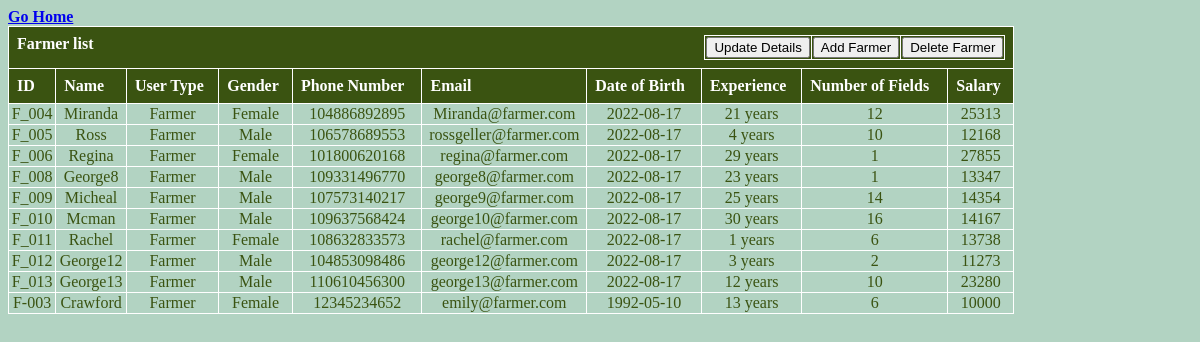
Page /view/farmer.php (signed in) on the earlier database version.
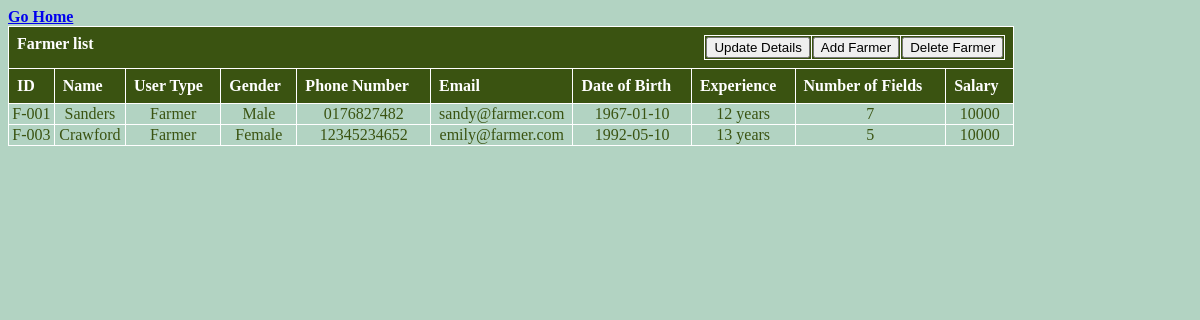
Same page on the later database version.
### tables this page shows
CREATE TABLE `farmerlist` (
  `F_ID` varchar(50) NOT NULL,
  `name` varchar(50) NOT NULL,
  `type` varchar(50) NOT NULL,
  `gender` varchar(50) NOT NULL,
  `phone` varchar(50) NOT NULL,
  `email` varchar(50) NOT NULL,
  `dob` varchar(50) NOT NULL,
  `experience` varchar(50) NOT NULL,
  `NoOfFields` varchar(50) NOT NULL,
  `salary` varchar(50) NOT NULL
);

### model/farmerModel.php (the view, shortened to what this page needs)
<?php
        function viewFarmer()
        {
            $conn = getconnection();
            $sql = "SELECT * FROM farmerlist ";
            $result = mysqli_query($conn, $sql);
            $count = mysqli_num_rows($result);
            if($count > 0)
                {
                    while ($user = mysqli_fetch_row($result))
                    {
                        echo "<tr style='text-align: center' class='data'>";
                            for($i = 0; $i<count($user); $i++)
                            {
                                echo "<td>".$user[$i]."</td>";
                            }
                        echo "</tr>";
                    }
                }
            else
            {
                echo "could not fetch array";
            }
        }
?>

### view/farmer.php (shortened to what this page needs)
<?php
    require_once('../model/farmerModel.php');
    if(isset($_COOKIE['astatus']) && isset($_SESSION['id']) && isset($_SESSION['pass']))
    {
?>
<html>
    <head><title>Farmer List</title></head>
    <link rel="stylesheet" href="../asset/TableStyle.css">
    <body>
        <a href="../view/ahome.php">Go Home</a>
        <table border="1px" style="width:85%" id="table">
            <tr>
                <th colspan="10">
                Farmer list
                <div id="editUser">
                <table>
                        <tr>
                            <td>
                                <button id="updatebutton" onclick="updateFarmer()">
                                    Update Details
                                </button>
                            </td>
                            <td>
                                <input type="button" value="Add Farmer" onclick="addFarmer()">
                            </td>
                            <td>
                                <button id="deletebutton" onclick="deleteFarmer()">Delete Farmer</button>
                            </td>
                        </tr>
                 </table>
                </div>
                </th>
            </tr>
            <tr>
                <th>ID</th><th>Name</th><th>User Type</th><th>Gender</th><th>Phone Number</th>
                <th>Email</th><th>Date of Birth</th><th>Experience</th><th>Number of Fields</th><th>Salary</th>
            </tr>
            <?php
                viewFarmer();
            ?>
        </table>
        <br>
    </body>
</html>
<?php
    }
    else
    {
        echo "Invalid request";
        echo "<br><a href='../view/login.php'>Login</a>";
    }
?>

### asset/TableStyle.css (style rules this page uses)
#editUser { position: relative; float: right; }
body { background-color: #B2D3C2; font-family: calibri; color: #3A5311; font-weight: bold; }
table { border-collapse: collapse; }
th { border: 1px solid #ddd; padding: 8px; text-align: left; background-color: #3A5311; color: white; }
td,th { border: 1px solid white; }

Differences in the rows shown:
removed farmerlist: F_ID "F_004", name "Miranda", type "Farmer", gender "Female", phone "104886892895", email "Miranda@farmer.com", dob "2022-08-17", experience "21 years", NoOfFields "12", salary "25313"
removed farmerlist: F_ID "F_005", name "Ross", type "Farmer", gender "Male", phone "106578689553", email "rossgeller@farmer.com", dob "2022-08-17", experience "4 years", NoOfFields "10", salary "12168"
removed farmerlist: F_ID "F_006", name "Regina", type "Farmer", gender "Female", phone "101800620168", email "regina@farmer.com", dob "2022-08-17", experience "29 years", NoOfFields "1", salary "27855"
removed farmerlist: F_ID "F_008", name "George8", type "Farmer", gender "Male", phone "109331496770", email "george8@farmer.com", dob "2022-08-17", experience "23 years", NoOfFields "1", salary "13347"
removed farmerlist: F_ID "F_009", name "Micheal", type "Farmer", gender "Male", phone "107573140217", email "george9@farmer.com", dob "2022-08-17", experience "25 years", NoOfFields "14", salary "14354"
removed farmerlist: F_ID "F_010", name "Mcman", type "Farmer", gender "Male", phone "109637568424", email "george10@farmer.com", dob "2022-08-17", experience "30 years", NoOfFields "16", salary "14167"
removed farmerlist: F_ID "F_011", name "Rachel", type "Farmer", gender "Female", phone "108632833573", email "rachel@farmer.com", dob "2022-08-17", experience "1 years", NoOfFields "6", salary "13738"
removed farmerlist: F_ID "F_012", name "George12", type "Farmer", gender "Male", phone "104853098486", email "george12@farmer.com", dob "2022-08-17", experience "3 years", NoOfFields "2", salary "11273"
removed farmerlist: F_ID "F_013", name "George13", type "Farmer", gender "Male", phone "110610456300", email "george13@farmer.com", dob "2022-08-17", experience "12 years", NoOfFields "10", salary "23280"
added farmerlist: F_ID "F-001", name "Sanders", type "Farmer", gender "Male", phone "0176827482", email "sandy@farmer.com", dob "1967-01-10", experience "12 years", NoOfFields "7", salary "10000"
Other differences:
new list line: "5"
list line gone: "6"
